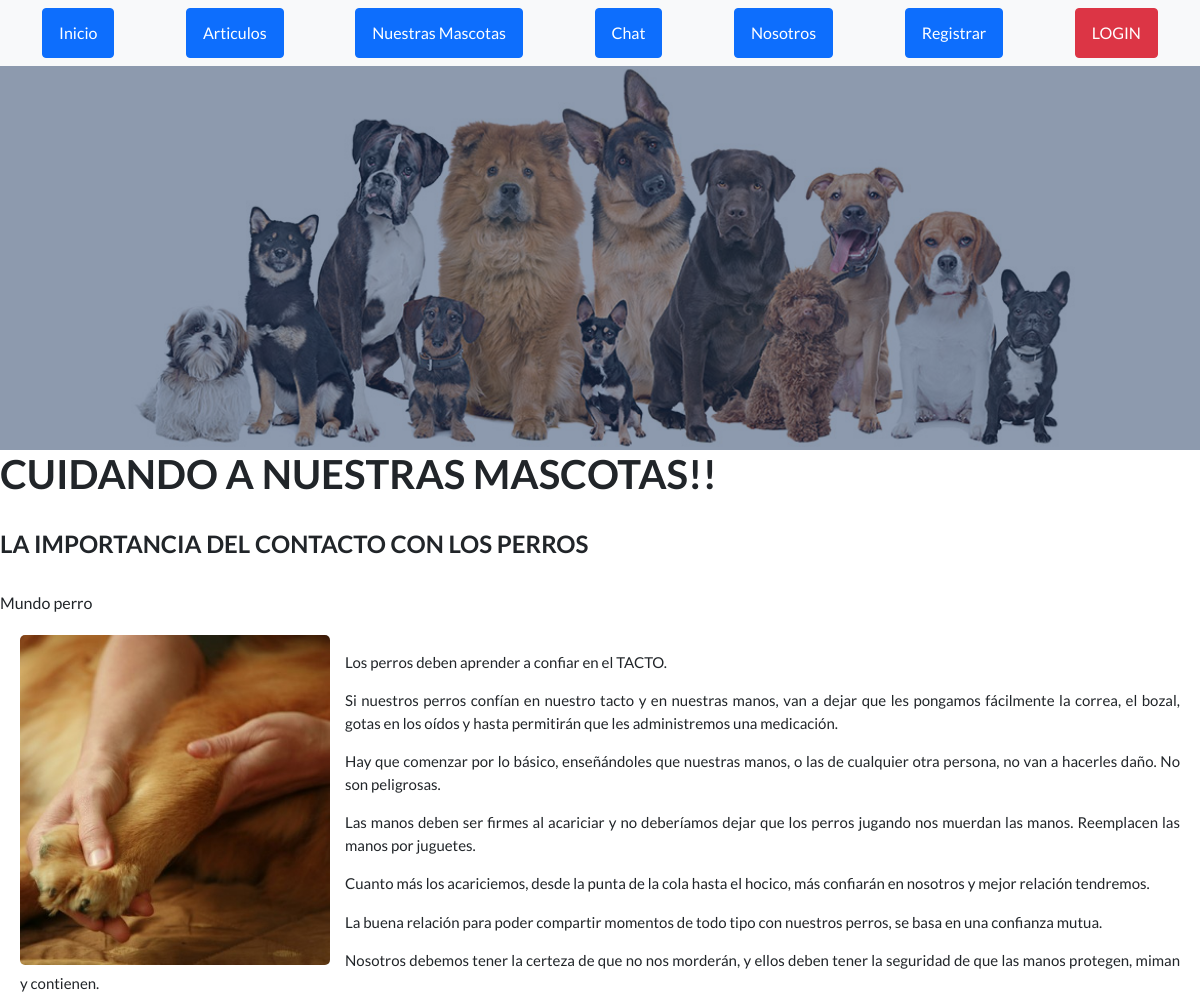
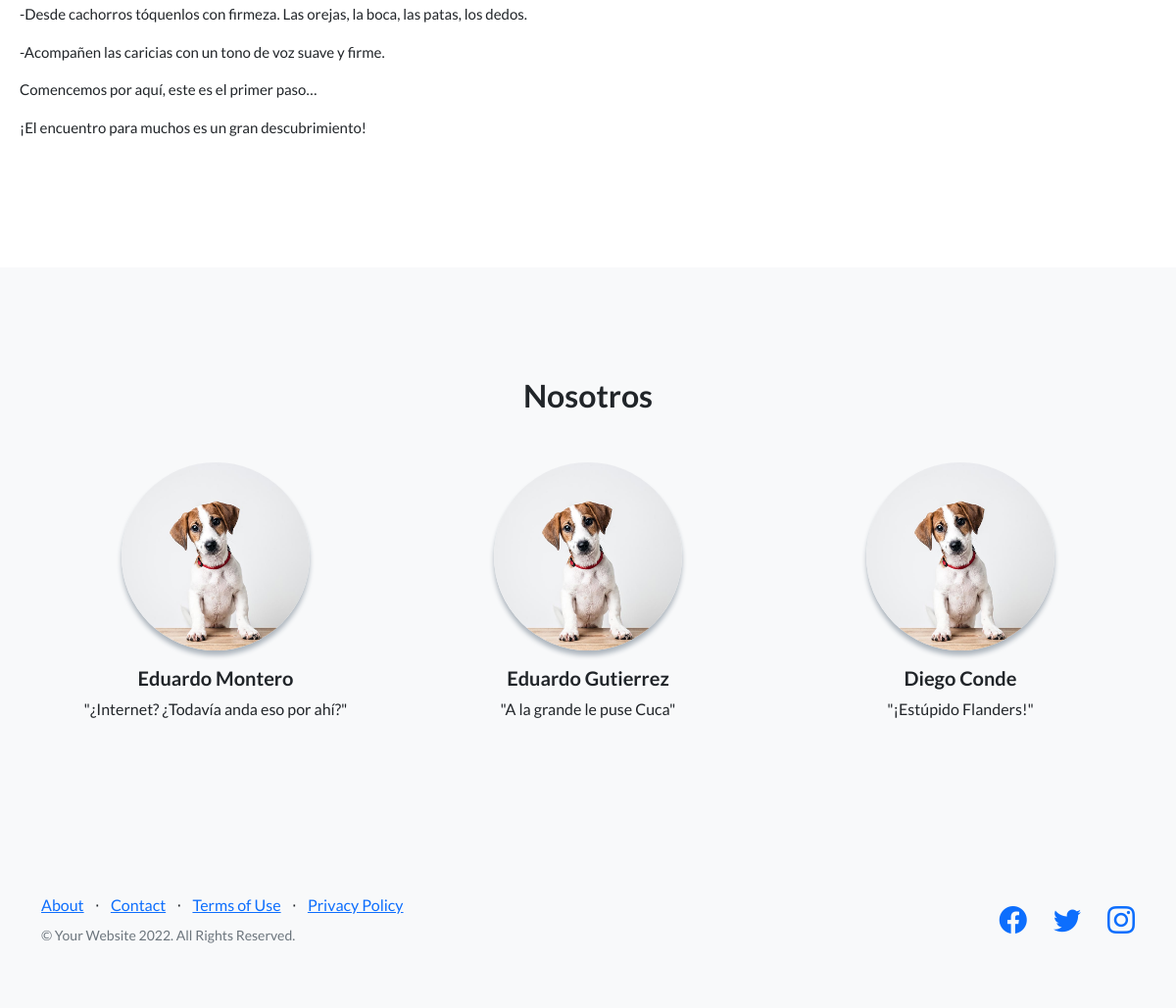
The app's page /leerarticulo/5 with its own data (2 pictures, top to bottom).
### App/models.py (models this page shows, shortened)
class Articulo (models.Model):  #Clase para importar articulos de Veterinaria
    titulo = models.CharField(max_length=50)
    subtitulo = models.CharField(max_length=50)
    cuerpo = RichTextField(blank=True, null=True)
    autor = models.CharField(max_length=40)
    fecha = models.DateTimeField()
    editado = models.CharField(max_length=10)
    imagen = models.ImageField(upload_to = "articulos", null=True, blank=True)

### App/views.py (the view)
# urls.py: path('leerarticulo/<id_art>', leerarticulo, name='leerarticulo'),
def leerarticulo(request,id_art):
    avatar = imagenAvatar(Avatar.objects.filter(user=request.user.id))
    articulo = Articulo.objects.filter(id=id_art)
    print(request.method)
    if request.method == "POST":
        contexto={'avatar':avatar,"articulos":articulo}
        return render(request, "App/leerarticulo.html",contexto)
    else:
        contexto={'avatar':avatar,"articulos":articulo}
    return render(request, "App/leerarticulo.html",contexto)

### App/views.py (called while the page is built)
def imagenAvatar(a,**kwargs):
    avatares = a
    if avatares:
        return (avatares[0].imagen.url)
    else:
        no_avatar = '/avatares/default.jpg'
        return (no_avatar)

### App/templates/App/leerarticulo.html (shortened to what this page needs)
{% extends "App/padre.html" %}
{% load static %}
{% block cambia %}
<h1>CUIDANDO A NUESTRAS MASCOTAS!!</h1>
<br>
    {% for articulo in articulos %}
    <h4>{{articulo.titulo}}</h4>
    <br>
    <h7>{{articulo.subtitulo}}</h7>
    <br>
        <div class="capa"></div>
   <div class="parrafo">
       <img src="/{{ articulo.imagen }}">
        <p>{{articulo.cuerpo| safe}}</p>
   </div>
    <br>
    <br>
{% endfor %}
<br><br>
{% endblock %}

### records on screen
Articulo: titulo "LA IMPORTANCIA DEL CONTACTO CON LOS PERROS", subtitulo "Mundo perro", imagen (picture), cuerpo "Los perros deben aprender a confiar en el TACTO. Si nuestros perros confían en nuestro tacto y en nuestras manos, van a dejar que les pongamos fácilmente la correa, el bozal, gotas en los oídos y hasta permitirán que les administremos una medicación. Hay que comenzar por lo básico, enseñándoles que nuestras manos, o las de cualquier otra persona, no van a hacerles daño. No son peligrosas. Las manos deben ser firmes al acariciar y no deberíamos dejar que los perros jugando nos muerdan las manos. Reemplacen las manos por juguetes. Cuanto más los acariciemos, desde la punta de la cola hasta el hocico, más confiarán en nosotros y mejor relación tendremos. La buena relación para poder compartir…"
